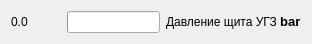
    <widget class="QWidget" name="layoutWidget_36">
     <property name="geometry">
      <rect>
       <x>10</x>
       <y>350</y>
       <width>312</width>
       <height>23</height>
      </rect>
     </property>
     <layout class="QHBoxLayout" name="horizontalLayout_42">
      <item>
       <widget class="QLabel" name="label_83">
        <property name="sizePolicy">
         <sizepolicy hsizetype="Fixed" vsizetype="Fixed">
          <horstretch>0</horstretch>
          <verstretch>0</verstretch>
         </sizepolicy>
        </property>
        <property name="minimumSize">
         <size>
          <width>50</width>
          <height>0</height>
         </size>
        </property>
        <property name="text">
         <string>0.0</string>
        </property>
       </widget>
      </item>
      <item>
       <widget class="QProgressBar" name="progressBar_42">
        <property name="maximumSize">
         <size>
          <width>108</width>
          <height>16777215</height>
         </size>
        </property>
        <property name="statusTip">
         <string/>
        </property>
        <property name="whatsThis">
         <string notr="true"/>
        </property>
        <property name="value">
         <number>0</number>
        </property>
        <property name="textVisible">
         <bool>false</bool>
        </property>
       </widget>
      </item>
      <item>
       <widget class="QLabel" name="label_84">
        <property name="text">
         <string>&lt;html&gt;&lt;head/&gt;&lt;body&gt;&lt;p&gt;Давление щита УГЗ &lt;span style=&quot; font-size:10pt; font-weight:600;&quot;&gt;bar&lt;/span&gt;&lt;/p&gt;&lt;/body&gt;&lt;/html&gt;</string>
        </property>
       </widget>
      </item>
     </layout>
    </widget>
